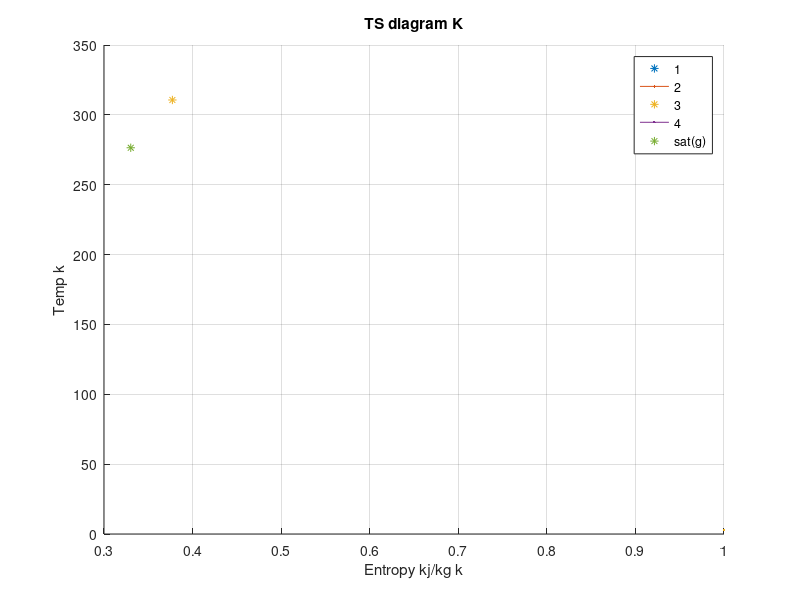

Source code (MATLAB):
clc
close all
clear
%% Calcs
m = 0.7*1;
cp = 4182;
T0 = 295.95;
T1 = 306.35;
T2 = 286.35;
T3 = 322.15;
T4 = 310.65;
T5 = 301.65;
T6 = 276.45;
T7 = 281.65;

PH = 10 *10^5;
PL = 2.4*10^5;



Cond_power = m*cp*(T1-T0); %J/s
Comp_power = m*cp*(T3-T2); %J/s
Evap_power = m*cp*(T3-T4); %J/s

COP = Comp_power/Cond_power;
EF  = Evap_power/Comp_power;


IdealCOP = (T2-T0)/(2*T0-T1-T2);

%% plots

T = [T3 T4 T6 T7];
S = [0.939 0.3772 0.3302 0.914775];

title("TS diagram K")
%plot(S,T);
hold on
plot(S(1),T(1),"*",linewidth = 3);
hold on 
plot(S(2),T(2),"*",linewidth = 3);
hold on
plot(S(3),T(3),"*",linewidth = 3);
hold on
plot(S(4),T(4),"*",linewidth = 3);
hold on
plot(0.9043,39.39+273,"o",linewidth = 3)
xlabel("Entropy kj/kg k")
ylabel("Temp k")
legend("1","2","3","4","sat(g)");

grid on




